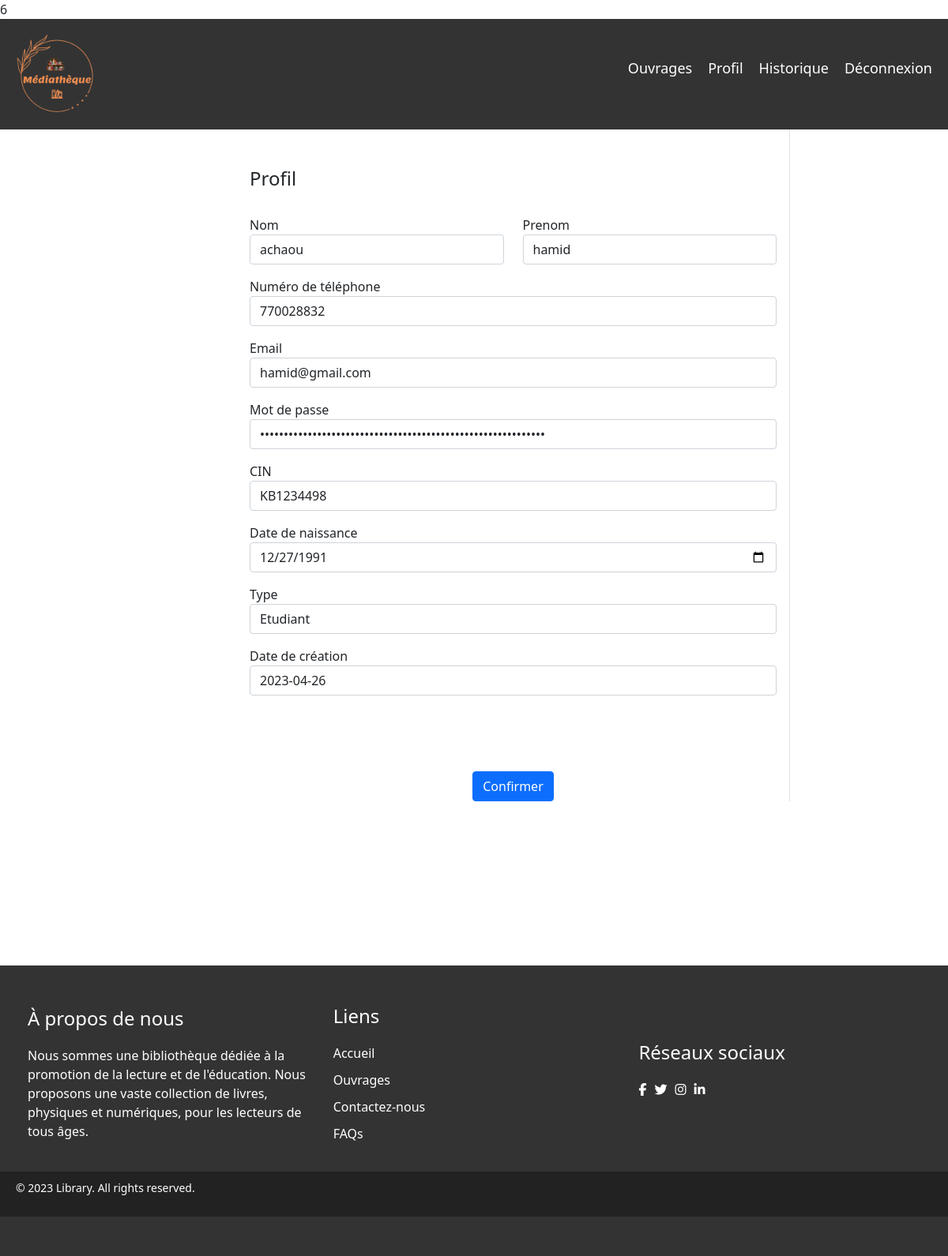
Page /profil.php (signed in) on the committed database.
### tables this page shows
CREATE TABLE `adherent` (
  `Id_adherent` int(11) NOT NULL,
  `Surname` varchar(150) NOT NULL,
  `Nom` varchar(100) DEFAULT NULL,
  `Prenom` varchar(100) DEFAULT NULL,
  `Telephone` varchar(100) DEFAULT NULL,
  `CIN` varchar(50) DEFAULT NULL,
  `Date_de_naissance` date DEFAULT NULL,
  `Email` varchar(100) DEFAULT NULL,
  `Mot_de_passe` varchar(150) DEFAULT NULL,
  `type` varchar(50) DEFAULT NULL,
  `Nombre_de_pénalité` int(11) DEFAULT 0,
  `admin` tinyint(1) DEFAULT 0,
  `Date_de_creation` date DEFAULT current_timestamp()
);

### profil.php (the view, shortened to what this page needs)
<?php
require_once("connect.php");
$id_adherent = $_SESSION['id_adherent'];
$requete = $pdo->prepare('SELECT * FROM adherent WHERE id_adherent = :id');
$requete->bindValue(':id', $id_adherent);
$requete->execute();
$adherent = $requete->fetch(PDO::FETCH_ASSOC);
?>
<!DOCTYPE html>
<html lang="en">
<head>
  <link href="https://cdn.jsdelivr.net/npm/bootstrap@5.0.2/dist/css/bootstrap.min.css" rel="stylesheet">
  <link rel="stylesheet" href="https://cdn.jsdelivr.net/npm/bootstrap@5.0.0-alpha1/dist/css/bootstrap.min.css">
  <link rel="stylesheet" href="https://cdn.jsdelivr.net/npm/bootstrap@5.0.0-alpha1/dist/js/bootstrap.bundle.min.js">
  <link rel="stylesheet" href="https://cdn.jsdelivr.net/npm/bootstrap@5.0.0-alpha1/dist/js/bootstrap.bundle.min.js">
  <link rel="stylesheet" href="profil.css">
</head>
<body>
  <header>
    <div class="container">
      <div class="logo">
      <img src="images/logo.png" width="100" height="100">
      </div>
      <nav>
        <ul>
          <li><a href="ouvres.php">Ouvrages</a></li>
          <li><a href="profil.php">Profil</a></li>
          <li><a href="Historique.php">Historique</a></li>
          <li><a href="Deconnexion.php">Déconnexion</a></li>
        </ul>
      </nav>
    </div>
  </header>
  <form>
    <div class="col-md-7 border-end" style="margin-left: 300px;">
      <div class="p-3 py-5">
        <div class="d-flex justify-content-between align-items-center mb-3">
          <h4 class="text-right">Profil</h4>
        </div>
        <div class="row mt-4">
          <div class="col-md-6">
            <label class="labels">Nom</label>
            <input type="text" name="firstName" id="firstName" class="form-control" value="<?php echo $adherent['Nom']; ?>" required>
          </div>
          <div class="col-md-6">
            <label class="labels">Prenom</label>
            <input type="text" name="lastName" id="lastName" class="form-control" value="<?php echo $adherent['Prenom']; ?>" required>
          </div>
        </div>
        <div class="row mt-3">
          <div class="col-md-12">
            <label class="labels">Numéro de téléphone</label>
            <input type="number" id="phone" name="phone" class="form-control" value="<?php echo $adherent['Telephone']; ?>" required>
          </div>
        </div>
        <div class="row mt-3">
          <div class="col-md-12">
            <label class="labels">Email</label>
            <input type="email" id="email" name="email" class="form-control" value="<?php echo $adherent['Email']; ?>" required>
          </div>
        </div>
        <div class="row mt-3">
          <div class="col-md-12">
            <label class="labels">Mot de passe</label>
            <input type="password" name="password" id="password" class="form-control" value="<?php echo $adherent['Mot_de_passe']; ?>" required>
          </div>
        </div>
        <div class="row mt-3">
          <div class="col-md-12">
            <label class="labels">CIN</label>
            <input type="text" class="form-control" value="<?php echo $adherent['CIN']; ?>" required>
          </div>
        </div>
        <div class="row mt-3">
          <div class="col-md-12">
            <label class="labels">Date de naissance</label>
            <input type="date" class="form-control" value="<?php echo $adherent['Date_de_naissance']; ?>" required>
          </div>
        </div>
        <div class="row mt-3">
          <div class="col-md-12">
            <label class="labels">Type</label>
            <input type="text" class="form-control" value="<?php echo $adherent['type']; ?>" required>
          </div>
        </div>
        <div class="row mt-3">
          <div class="col-md-12">
            <label class="labels">Date de création</label>
            <input type="text" class="form-control" value="<?php echo $adherent['Date_de_creation']; ?>" required>
          </div>
        </div>
      </div>
      <div class="mt-5 text-center">
        <input class="btn btn-primary profile-button" type="submit" value="Confirmer">
      </div>
    </div>
  </form>
  <footer>
    <div class="container">
      <div class="footer-col">
        <h3>À propos de nous</h3>
        <p>Nous sommes une bibliothèque dédiée à la promotion de la lecture et de l'éducation. Nous proposons
          une vaste collection de livres, physiques et numériques, pour les lecteurs de tous âges.</p>
      </div>
      <div class="footer-col">
        <h3>Liens</h3>
        <ul>
          <li><a href="#">Accueil</a></li>
          <li><a href="#">Ouvrages</a></li>
          <li><a href="#">Contactez-nous</a></li>
          <li><a href="#">FAQs</a></li>
        </ul>
      </div>
      <div class="footer-col">
        <h3>Réseaux sociaux</h3>
        <ul class="social-links">
          <li><a href="#"><i class="fa fa-facebook"></i></a></li>
          <li><a href="#"><i class="fa fa-twitter"></i></a></li>
          <li><a href="#"><i class="fa fa-instagram"></i></a></li>
          <li><a href="#"><i class="fa fa-linkedin"></i></a></li>
        </ul>
      </div>
    </div>
    <div class="footer-bottom">
      <div class="container">
        <p>&copy; 2023 Library. All rights reserved.</p>
      </div>
    </div>
  </footer>
</body>
</html>

### profil.css (style rules this page uses)
html { height: 100%; }
body { position: relative; margin: 0; min-height: 100%; padding-bottom: 35rem; }
header { background-color: #333; color: #fff; padding: 20px 0; }
.container { display: flex; justify-content: space-between; align-items: center; max-width: 1200px; margin: 0 auto; padding: 0 20px; }
.logo img { max-width: 200px; }
nav ul { display: flex; list-style: none; }
nav ul li { margin-left: 20px; }
nav ul li:first-child { margin-left: 0; }
nav ul li a { color: #fff; text-decoration: none; font-size: 18px; }
footer { background-color: #333; color: #fff; padding: 50px 0; position: absolute; bottom: 0; left: 0; width: 100%; }
.container { max-width: 1200px; margin: 0 auto; display: flex; flex-wrap: wrap; }
.footer-col { flex-basis: 33.33%; margin-bottom: 20px; padding: 0 15px; }
.footer-col h3 { font-size: 24px; margin-bottom: 20px; }
.footer-col p { font-size: 16px; line-height: 1.5; }
.footer-col ul { list-style: none; padding: 0; }
.footer-col ul li { margin-bottom: 10px; }
.footer-col ul li a { color: #fff; text-decoration: none; font-size: 16px; }
.social-links { display: flex; list-style: none; padding: 0; }
.social-links li { margin-right: 10px; }
.social-links li a { color: #fff; text-decoration: none; font-size: 20px; }
.footer-bottom { background-color: #222; padding: 10px 0; text-align: center; }
.footer-bottom p { font-size: 14px; }

### rows in the picture
adherent: firstName "achaou", lastName "hamid", phone "770028832", email "hamid@gmail.com", CIN "KB1234498", Date_de_naissance "12/27/1991", type "Etudiant", Date_de_creation "2023-04-26"
